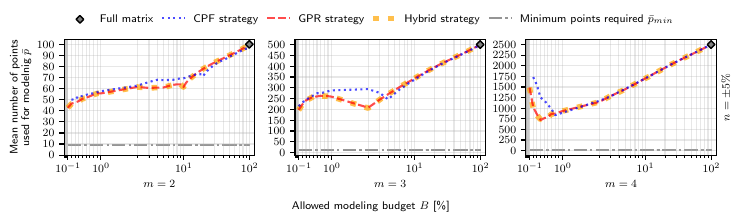

Source code (Python):
import json
import os
import matplotlib
from matplotlib import pyplot as plt
import numpy as np
import argparse
from natsort import natsorted
from matplotlib.ticker import ScalarFormatter
from matplotlib.ticker import AutoMinorLocator, MultipleLocator

def read_json_file(file_path):
    with open(file_path, 'r') as file:
        data = json.load(file)
    return data

def find_files(folder_path):
    file_list = []
    for root, dirs, files in os.walk(folder_path):
        for file in files:
            file_path = os.path.join(root, file)
            file_list.append(file_path)
    return file_list

def main():
    
    # Create the argument parser
    parser = argparse.ArgumentParser(description='Plotting tool for analysis.')

    # Add the argument
    parser.add_argument('--name', type=str, help='Set name of the plot.', required=False)
    parser.add_argument('--reps', type=int, default=4, help='Set the number of repetitions per measurement point.', required=False)

    # Parse the command-line arguments
    args = parser.parse_args()
    
    reps = args.reps
        
    if args.name:
        plot_name = args.name+".pdf"
    else:
        plot_name = "paper_plot_points.pdf"
    
    #path_1 = "2_parameter/1_noise/final/analysis_results"
    #path_2 = "2_parameter/2_noise/final/analysis_results"
    path_5 = "2_parameter/5_noise/final/analysis_results"
    #path_10 = "2_parameter/10_noise/final/analysis_results"
    
    #path_1_3 = "3_parameter/1_noise/final/analysis_results"
    #path_2_3 = "3_parameter/2_noise/final/analysis_results"
    path_5_3 = "3_parameter/5_noise/final/analysis_results"
    #path_10_3 = "3_parameter/10_noise/final/analysis_results"
    
    #path_1_4 = "4_parameter/1_noise/final/analysis_results"
    #path_2_4 = "4_parameter/2_noise/final/analysis_results"
    path_5_4 = "4_parameter/5_noise/final/analysis_results"
    #path_10_4 = "4_parameter/10_noise/final/analysis_results"
    
    #files_1 = find_files(path_1)
    #files_2 = find_files(path_2)
    files_5 = find_files(path_5)
    #files_10 = find_files(path_10)
    
    #files_1_3 = find_files(path_1_3)
    #files_2_3 = find_files(path_2_3)
    files_5_3 = find_files(path_5_3)
    #files_10_3 = find_files(path_10_3)
    
    #files_1_4 = find_files(path_1_4)
    #files_2_4 = find_files(path_2_4)
    files_5_4 = find_files(path_5_4)
    #files_10_4 = find_files(path_10_4)
    
    x_values = []

    points_generic_2 = []
    points_gpr_2 = []
    points_hybrid_2 = []
    
    points_generic_3 = []
    points_gpr_3 = []
    points_hybrid_3 = []
    
    points_generic_4 = []
    points_gpr_4 = []
    points_hybrid_4 = []

    base_points_2 = []
    all_points_2 = []
    
    base_points_3 = []
    all_points_3 = []
    
    base_points_4 = []
    all_points_4 = []

    #files_1 = natsorted(files_1)
    #files_2 = natsorted(files_2)
    files_5 = natsorted(files_5)
    #files_10 = natsorted(files_10)
    
    #files_1_3 = natsorted(files_1_3)
    #files_2_3 = natsorted(files_2_3)
    files_5_3 = natsorted(files_5_3)
    #files_10_3 = natsorted(files_10_3)
    
    #files_1_4 = natsorted(files_1_4)
    #files_2_4 = natsorted(files_2_4)
    files_5_4 = natsorted(files_5_4)
    #files_10_4 = natsorted(files_10_4)

    for i in range(len(files_5)):
        json_file_path = files_5[i]
        json_data = read_json_file(json_file_path)

        x_values.append(json_data["budget"])

        points_generic_2.append(json_data["mean_add_points_generic"])
        points_gpr_2.append(json_data["mean_add_points_gpr"])
        points_hybrid_2.append(json_data["mean_add_points_hybrid"])
        
        all_points_2.append(25*reps)
        base_points_2.append(json_data["min_points"])
    
    for i in range(len(files_5_3)):
        json_file_path = files_5_3[i]
        json_data = read_json_file(json_file_path)

        points_generic_3.append(json_data["mean_add_points_generic"])
        points_gpr_3.append(json_data["mean_add_points_gpr"])
        points_hybrid_3.append(json_data["mean_add_points_hybrid"])
        
        all_points_3.append(125*reps)
        base_points_3.append(json_data["min_points"])
    
    for i in range(len(files_5_4)):
        json_file_path = files_5_4[i]
        json_data = read_json_file(json_file_path)

        points_generic_4.append(json_data["mean_add_points_generic"])
        points_gpr_4.append(json_data["mean_add_points_gpr"])
        points_hybrid_4.append(json_data["mean_add_points_hybrid"])
        
        all_points_4.append(625*reps)
        base_points_4.append(json_data["min_points"])

    y_values_list_points_2 = [
        all_points_2,
        points_generic_2,
        points_gpr_2,
        points_hybrid_2,
        base_points_2
    ]
    
    y_values_list_points_3 = [
        all_points_3,
        points_generic_3,
        points_gpr_3,
        points_hybrid_3,
        base_points_3
    ]
    
    y_values_list_points_4 = [
        all_points_4,
        points_generic_4,
        points_gpr_4,
        points_hybrid_4,
        base_points_4
    ]
    
    labels_points = ['Full matrix', 'CPF strategy', 'GPR strategy', 'Hybrid strategy', 'Minimum points required $\\bar{p}_{min}$']

    SMALL_SIZE = 8
    MEDIUM_SIZE = 10
    BIGGER_SIZE = 12

    plt.rc('font', size=SMALL_SIZE)          # controls default text sizes
    plt.rc('axes', titlesize=SMALL_SIZE)     # fontsize of the axes title
    plt.rc('axes', labelsize=8)    # fontsize of the x and y labels
    plt.rc('xtick', labelsize=SMALL_SIZE)    # fontsize of the tick labels
    plt.rc('ytick', labelsize=SMALL_SIZE)    # fontsize of the tick labels
    plt.rc('legend', fontsize=8)    # legend fontsize
    plt.rc('figure', titlesize=BIGGER_SIZE)  # fontsize of the figure title

    plt.rcParams.update({
        "text.usetex": True,
        "font.family": "sans-serif",
        #"font.sans-serif": "Helvetica",
        "font.size": 12
    })
    
    # create the figure environment including subplots
    cm = 1/2.54 
    fig, (ax1, ax2, ax3) = plt.subplots(1, 3, figsize=(18.5*cm, 4*cm), sharex=True)
    
    ls=["-",'dotted','--',':','dashdot']
    lw = [1,1.5,1.5,4,1.5]
    style_counter = 0
    zorders=[5,4,3,2,1]
    colors=["gray", "blue", "red", "orange", "dimgray"]
    ax1.set_xscale("symlog")
    for y_values, label in zip(y_values_list_points_2, labels_points):
        if style_counter == 0:
            ax1.scatter(100, y_values[len(y_values)-1], s=15, label=label, marker="D", linestyle = 'None', zorder=10, edgecolor="black", facecolor=colors[style_counter])
        else:
            ax1.plot(x_values, y_values, label=label, linestyle=ls[style_counter], linewidth=lw[style_counter], alpha=0.7, color=colors[style_counter], zorder=zorders[style_counter])
        style_counter += 1
    ax1.set_ylabel('Mean number of points\n used for modelnig $\\bar{p}$')
    ax1.grid(alpha=0.3)
    ax1.set_xticks([0.1,0.2,0.3,0.4,0.5,0.6,0.7,0.8,0.9,1,2,3,4,5,6,7,8,8,9,10,20,30,40,50,60,70,80,90,100])
    ax1.set_yticks(np.arange(0, 25*reps+10, 10))
    ax1.set_xlim(0,120)
    ax1.set_xlabel('$m=2$')
    
    ls=["-",'dotted','--',':','dashdot']
    lw = [1,1.5,1.5,4,1.5]
    style_counter = 0
    zorders=[5,4,3,2,1]
    colors=["gray", "blue", "red", "orange", "dimgray"]
    ax2.set_xscale("symlog")
    for y_values, label in zip(y_values_list_points_3, labels_points):
        if style_counter == 0:
            ax2.scatter(100, y_values[len(y_values)-1], s=15, label=label, marker="D", linestyle = 'None', zorder=10, edgecolor="black", facecolor=colors[style_counter])
        else:
            ax2.plot(x_values, y_values, label=label, linestyle=ls[style_counter], linewidth=lw[style_counter], alpha=0.7, color=colors[style_counter], zorder=zorders[style_counter])
        style_counter += 1
    #ax2.set_ylabel('Mean number of points\n used for modelnig $\\bar{p}$')
    ax2.grid(alpha=0.3)
    ax2.set_xticks([0.1,0.2,0.3,0.4,0.5,0.6,0.7,0.8,0.9,1,2,3,4,5,6,7,8,8,9,10,20,30,40,50,60,70,80,90,100])
    ax2.set_yticks(np.arange(0, 125*reps+10, 50))
    ax2.set_xlim(0,120)
    ax2.set_xlabel('$m=3$')
    
    ls=["-",'dotted','--',':','dashdot']
    lw = [1,1.5,1.5,4,1.5]
    style_counter = 0
    zorders=[5,4,3,2,1]
    colors=["gray", "blue", "red", "orange", "dimgray"]
    ax3.set_xscale("symlog")
    for y_values, label in zip(y_values_list_points_4, labels_points):
        if style_counter == 0:
            ax3.scatter(100, y_values[len(y_values)-1], s=15, label=label, marker="D", linestyle = 'None', zorder=10, edgecolor="black", facecolor=colors[style_counter])
        else:
            ax3.plot(x_values, y_values, label=label, linestyle=ls[style_counter], linewidth=lw[style_counter], alpha=0.7, color=colors[style_counter], zorder=zorders[style_counter])
        style_counter += 1
    #ax3.set_ylabel('Mean number of points\n used for modelnig $\\bar{p}$')
    ax3.grid(alpha=0.3)
    ax3.set_xticks([0.1,0.2,0.3,0.4,0.5,0.6,0.7,0.8,0.9,1,2,3,4,5,6,7,8,8,9,10,20,30,40,50,60,70,80,90,100])
    ax3.set_yticks(np.arange(0, 625*reps+10, 250))
    ax3.set_xlim(0,120)
    ax3.set_xlabel('$m=4$')
    ax32 = ax3.twinx() 
    ax32.set_ylabel("$n=\pm5\%$")
    ax32.tick_params(right = False)
    ax32.set_yticks([])
    
    handles, labels = ax1.get_legend_handles_labels()
    fig.legend(handles, labels, loc='upper center', ncol=5, bbox_to_anchor=(0.5, 1.2), frameon=False, fontsize=8, columnspacing=0.8)
    
    fig.text(0.5, -0.1, 'Allowed modeling budget $b$ [\%]', ha='center', fontsize=8)
    
    fig.tight_layout(pad=0.2)
    plt.savefig(plot_name, bbox_inches="tight")
    plt.show()
    plt.close()

if __name__ == '__main__':
    main()